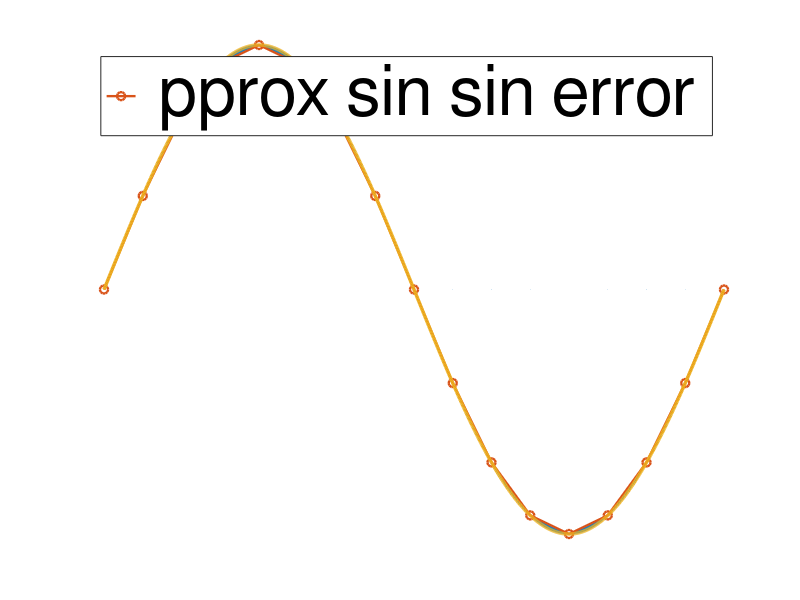

This figure's MATLAB source:
%% Matlab file for plotting the approximated sine using a LUT vs a sine seen on figure 2.5 in the report
close all
clear all

% Resolution 
t1 = linspace(0,2*pi,1024); % Points to plot sine.
t2 = linspace(0,2*pi,17); % 17 points even distributed between 0 and 2pi.

% Plot
figure
hold on
c = area([t1],[sin(t1)],'FaceColor','#0072BD', 'EdgeColor','#0072BD','FaceAlpha', 0.9); % Area under sine
d1 = area([t2],[sin(t2)],'FaceColor','#FFFFFF', 'EdgeColor','#FFFFFF','FaceAlpha', 1); %  Area under LUT sine 
a = plot(t2,sin(t2),'-o','LineWidth', 1.7,'Color','#D95319'); % Plot LUT sine
b = plot(t1,sin(t1),'LineWidth', 2.5,'Color',	'#EDB120');   % Plot sine

% Error plot = Area under sine - Area under LUT

grid off
xlim([0,2*pi])
legend([a,b,c],[" \approx sin"," sin"," error"],'FontSize', 50)

set(gca,'XColor', 'none','YColor','none')